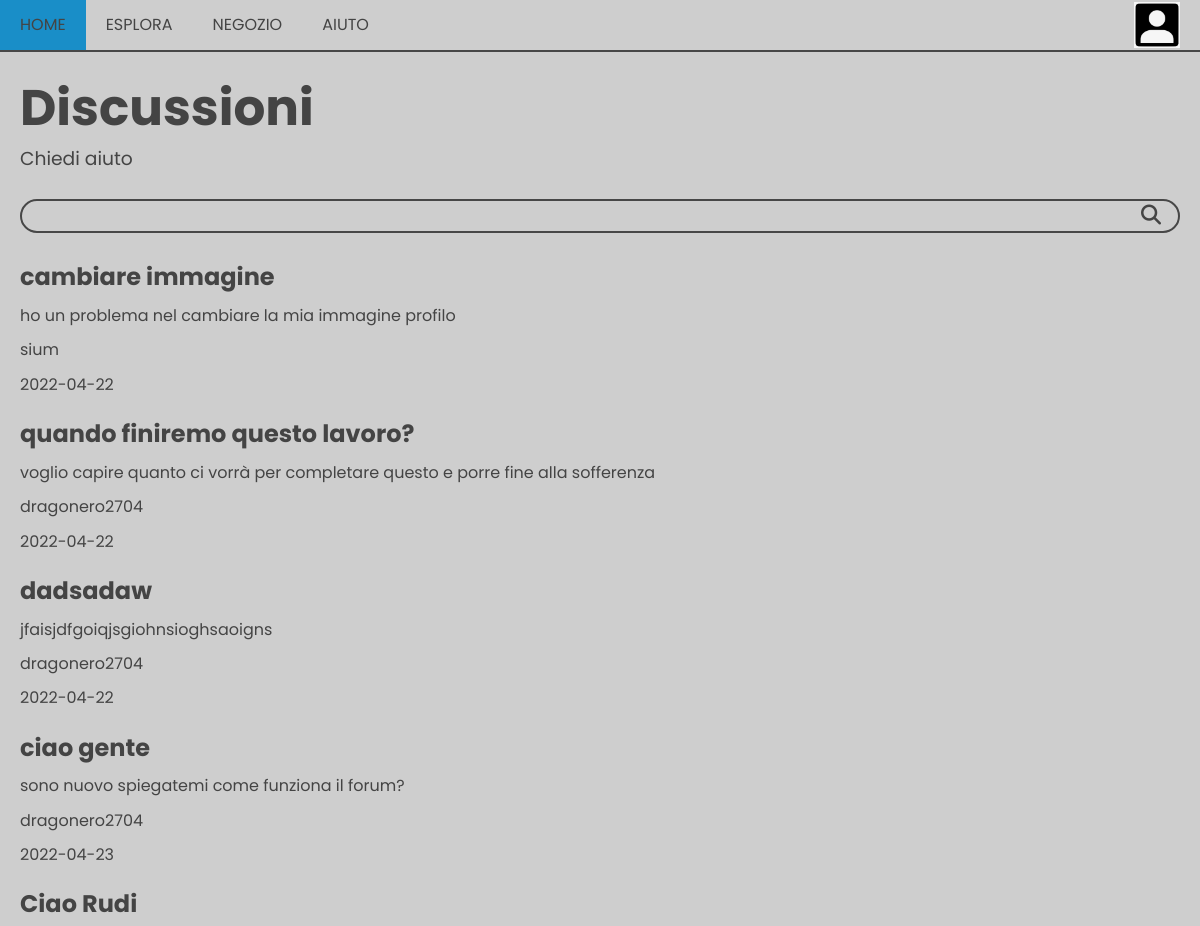
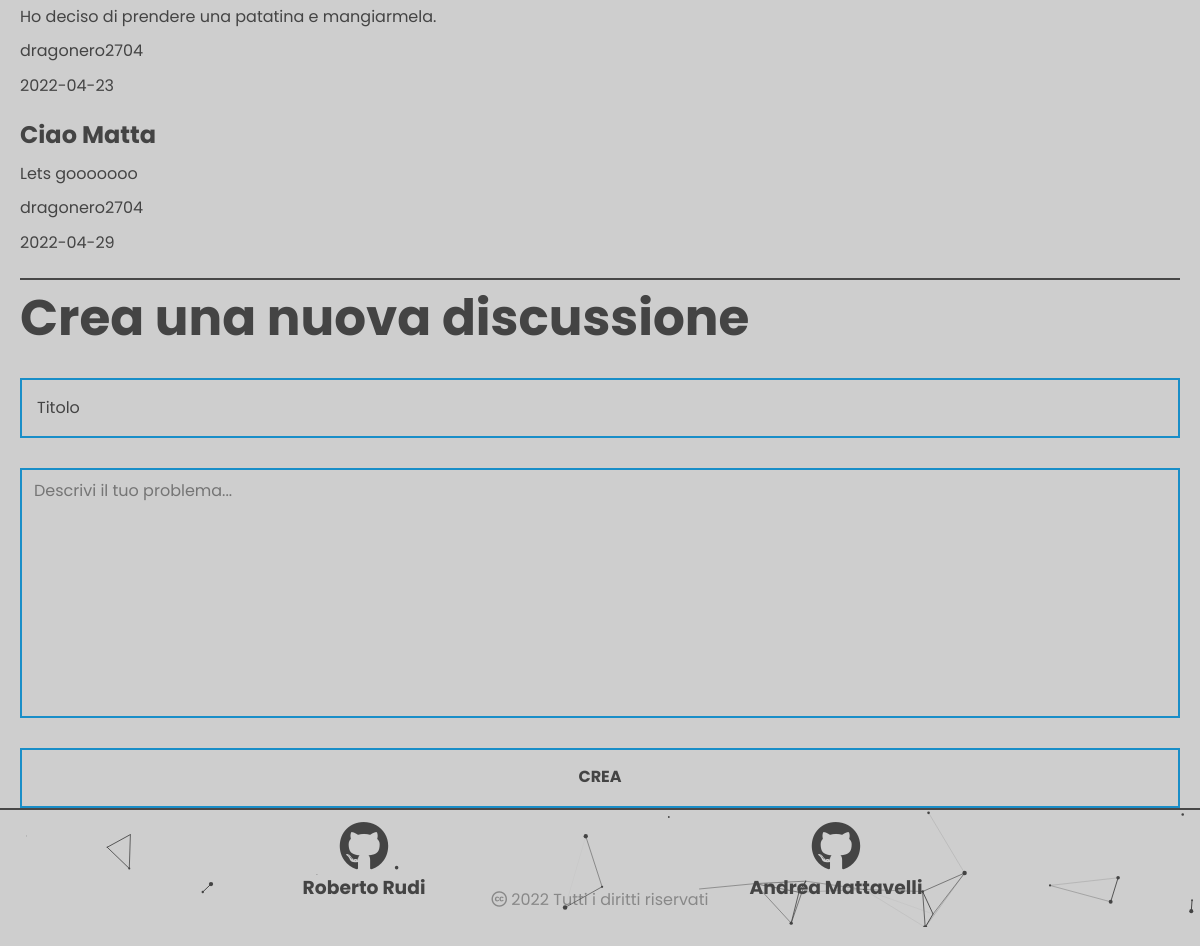
The page /pages/help.php (signed in) on the database its author committed (2 pictures, top to bottom).
### tables this page shows
CREATE TABLE IF NOT EXISTS `discussione` (
  `data_creazione` date NOT NULL,
  `codice_discussione` int(10) unsigned NOT NULL AUTO_INCREMENT,
  `titolo` text DEFAULT NULL,
  `creatore` int(10) unsigned NOT NULL,
  `descrizione` text DEFAULT NULL,
  PRIMARY KEY (`codice_discussione`),
  KEY `codice_creatore` (`creatore`),
  CONSTRAINT `codice_creatore` FOREIGN KEY (`creatore`) REFERENCES `account` (`codice_utente`) ON UPDATE CASCADE
);

CREATE TABLE IF NOT EXISTS `account` (
  `email` char(50) NOT NULL,
  `password` char(200) NOT NULL,
  `codice_utente` int(10) unsigned NOT NULL AUTO_INCREMENT,
  `nickname` char(50) NOT NULL,
  `nome` char(50) DEFAULT NULL,
  `cognome` char(50) DEFAULT NULL,
  `telefono` char(50) DEFAULT NULL,
  `email_recupero` char(50) DEFAULT NULL,
  `data_nascita` date NOT NULL,
  `nazionalita` char(10) NOT NULL,
  PRIMARY KEY (`email`),
  UNIQUE KEY `codice_utente` (`codice_utente`)
);

### pages/help.php (the view, shortened to what this page needs)
<?php
require('../components/session.php');
require('../data/db.php');
$conn = new mysqli($dbhost, $dbusername, $dbpassword, $dbname) or erredirect($conn->connect_errno, $conn->connect_error);
if (isset($_GET['search']) and !empty($_GET['search'])) {
    $search = urldecode($_GET['search']);
} else {
    $search = " ";
}
if (isset($search) and !empty($search) and $search != " ") {
    $sql = "SELECT*
        FROM discussione
        WHERE titolo LIKE '%$search%' OR descrizione LIKE '%$search%'";
} else {
    $sql = "SELECT *
        FROM discussione";
}
$ris = $conn->query($sql);
?>
<!DOCTYPE html>
<html lang="it">
<head>
    <?php
    require('../components/head.php')
    ?>
</head>
<body>
    <?php
    require('../components/menu.php');
    ?>
    <div class="body">
        <div class="max-container">
            <h1 class="mt8">Discussioni</h1>
            <?php if (!empty($email)) echo "<h3 class='mt1 mb3'><a href='#scriviticket'>Chiedi aiuto</a></h3>"; ?>
            <form action="<?php echo htmlentities($_SERVER['PHP_SELF']) ?>" method="get">
                <div class="search_container mt3 mb3">
                    <input type="search" name="search" class="search " id="" placeholder="Search..." value="<?php echo htmlentities($search) ?>">
                    <div class="searchbutton">
                        <input type="submit" value="">
                        <i class="fa-solid fa-magnifying-glass fa-lg"></i>
                    </div>
                </div>
            </form>
            <?php
            while ($dati_discussione = $ris->fetch_assoc()) {
                $cod = $dati_discussione["creatore"];
                $sql = "SELECT *
            FROM account
            WHERE codice_utente = '$cod'";
                $tmp = $conn->query($sql);
                $tmp = $tmp->fetch_assoc();
                $nome = $tmp["nickname"];
                echo '
                <div class="generalita sopra">';
                echo '<a href="discussione.php?d=' . $dati_discussione["codice_discussione"] . '">
                <h2 class = "centered">' . $dati_discussione["titolo"] . '</h1>
                <p class = "centered">' . $dati_discussione["descrizione"] . '</p>
                <p class = "centered">' . $nome . '</p>
                <p class = "centered">' . $dati_discussione["data_creazione"] . '</p>
                </a>';
                echo '</div>';
            }
            ?>
            <?php
            if (isset($email) && !empty($email)) {
                echo '<div class="separator"></div>
    <h1 class = "mt1" id="scriviticket" >Crea una nuova discussione</h1>
<div class = "create_form">
<form action="' . htmlentities($_SERVER['PHP_SELF']) . '" method="post">
<div class="input_container mt3">
    <input type="text" name="titolo" id="titolo" placeholder=" " required>
    <label for="titolo">titolo</label>
</div>
<div class="textarea_container mt3">
<textarea name="descrizione" id="" cols="30" rows="10" placeholder="Descrivi il tuo problema..." required></textarea>
</div>
<div class="submitbtn backglow mt3">
    <input type="submit" class="" value="crea" name="crea">
</div>
</form>
</div>';
            } else {
                echo '<h1 class = "centered" >registrati per chiedere aiuto</h1>';
            }
            ?>
        </div>
        <?php
        require('../components/footer.php');
        ?>
        <option value=""></option>
</body>
</html>

### components/head.php (shortened to what this page needs)
<?php
    echo '
    <link rel="stylesheet" href="https://cdnjs.cloudflare.com/ajax/libs/normalize/8.0.1/normalize.min.css">';
    if (basename($_SERVER["PHP_SELF"]) === 'index.php'){
        echo'
            <link rel="stylesheet" href="./style/style.css">
    <link rel="shortcut icon" href="./media/loghi/logo.png" type="image/x-icon">
    ';
    }else{
        echo '
        <link rel="stylesheet" href="../style/style.css">
    <link rel="shortcut icon" href="../media/loghi/logo.png" type="image/x-icon">
    ';
    }

### components/menu.php (shortened to what this page needs)
<?php
$codice_utente = isset($_SESSION['codice_utente']) ? $codice_utente = $_SESSION['codice_utente'] : $codice_utente = "";
$defaultpath = '../media/account/defaultuser.jpg';
if (file_exists("../media/account/$codice_utente.jpg")) {
    $path = "../media/account/$codice_utente.jpg";
} else {
    $path = $defaultpath;
}
if (isset($email)) {
    echo '<header>
    <div class="hamburger reverse" id="hamburger"><span></span><span></span><span></span><span></span></div>
            <div class="menu" id="menu">
                <a href="../index.php" class="menu_voice backglow">Home</a>
                <a href="./explore.php" class="menu_voice backglow">esplora</a>
                <a href="./shop.php" class="menu_voice backglow">Negozio</a>
                <a href="./help.php" class="menu_voice backglow">Aiuto</a>
            </div>';
    if (basename($_SERVER['PHP_SELF']) === 'account.php') {
        echo '<a href="./logout.php" class="right menu_voice backglow">Logout</a>
            </header>';
    } else {
        echo "<a href='./account.php' class='right menu_voice backglow'><img src='$path'></a>
            </header>";
    }
}

### components/footer.php (shortened to what this page needs)
<footer>
            <div class="creator__box">
                <a href="https://github.com/dragonero2704" target="_blank">
                    <h1><i class="fab fa-github "></i></h1>
                    <h3 class="">Roberto Rudi</h3>
                </a>
            </div>
            <div class="creator__box">
                <a href="https://github.com/andreji12" target="_blank">
                    <h1><i class="fab fa-github "></i></h1>
                    <h3 class="">Andrea Mattavelli</h3>
                </a>
            </div>
            <p class="cc"><i class="fa-brands fa-creative-commons"></i> 2022 Tutti i diritti riservati</p>
        <canvas id="canvas1"></canvas>
    </footer>

### rows shown on the page
discussione: titolo "cambiare immagine", descrizione "ho un problema nel cambiare la mia immagine profilo", account.nickname "sium", data_creazione "2022-04-22"
discussione: titolo "quando finiremo questo lavoro?", descrizione "voglio capire quanto ci vorrà per completare questo e porre fine alla sofferenza", account.nickname "dragonero2704", data_creazione "2022-04-22"
discussione: titolo "dadsadaw", descrizione "jfaisjdfgoiqjsgiohnsioghsaoigns", account.nickname "dragonero2704", data_creazione "2022-04-22"
discussione: titolo "ciao gente", descrizione "sono nuovo spiegatemi come funziona il forum?", account.nickname "dragonero2704", data_creazione "2022-04-23"
discussione: titolo "Ciao Rudi", descrizione "Ho deciso di prendere una patatina e mangiarmela.", account.nickname "dragonero2704", data_creazione "2022-04-23"
discussione: titolo "Ciao Matta", descrizione "Lets gooooooo", account.nickname "dragonero2704", data_creazione "2022-04-29"
